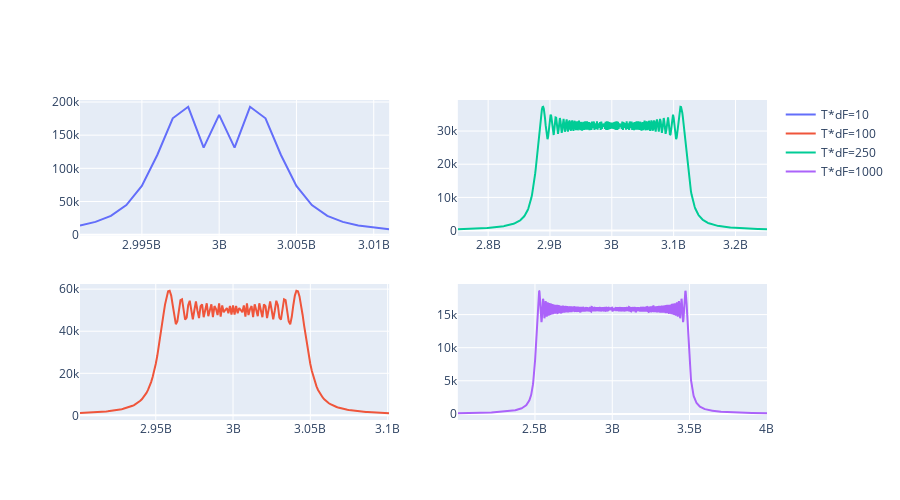

Here is the notebook cell this chart was saved with:
### Markdown cell above
## Time-Bandwidth Product Impact
Let's take several chirp impulses with different $T \cdot \Delta f$ parameters and see what is their spectrum.

### Code cell
import plot_data as pd
from plotly.subplots import make_subplots
import plotly.graph_objects as go

s1 = pd.LfmSignal(f0=3*(10**9), delta_f=10*(10**6), tu=10**(-12),
                  l_sec=1000*(10**(-9)), s_sec=0, sim_dur=1000*(10**(-9)))
s2 = pd.LfmSignal(f0=3*(10**9), delta_f=100*(10**6), tu=10**(-12),
                  l_sec=1000*(10**(-9)), s_sec=0, sim_dur=1000*(10**(-9)))
s3 = pd.LfmSignal(f0=3*(10**9), delta_f=250*(10**6), tu=10**(-12),
                  l_sec=1000*(10**(-9)), s_sec=0, sim_dur=1000*(10**(-9)))
s4 = pd.LfmSignal(f0=3*(10**9), delta_f=1000*(10**6), tu=10**(-12),
                  l_sec=1000*(10**(-9)), s_sec=0, sim_dur=1000*(10**(-9)))

data1 = pd.PlotData(s1.sig.data, s1.sig.fs)
data1.trim_freq(s1.f0 - s1.delta_f, s1.f0 + s1.delta_f)
data2 = pd.PlotData(s2.sig.data, s2.sig.fs)
data2.trim_freq(s2.f0 - s2.delta_f, s2.f0 + s2.delta_f)
data3 = pd.PlotData(s3.sig.data, s3.sig.fs)
data3.trim_freq(s3.f0 - s3.delta_f, s3.f0 + s3.delta_f)
data4 = pd.PlotData(s4.sig.data, s4.sig.fs)
data4.trim_freq(s4.f0 - s4.delta_f, s4.f0 + s4.delta_f)

fig = make_subplots(rows=2, cols=2)
fig.add_trace(go.Scatter(x=data1.freq_domain_x,
                         y=data1.freq_domain,
                         name='T*dF=10'), row=1, col=1)

fig.add_trace(go.Scatter(x=data2.freq_domain_x,
                         y=data2.freq_domain,
                         name='T*dF=100'), row=2, col=1)
fig.add_trace(go.Scatter(x=data3.freq_domain_x,
                         y=data3.freq_domain,
                         name='T*dF=250'), row=1, col=2)
fig.add_trace(go.Scatter(x=data4.freq_domain_x,
                         y=data4.freq_domain,
                         name='T*dF=1000'), row=2, col=2)

fig.update_layout(hovermode='x unified', height=500)
fig.show()

### Figure 1 — Plotly figure (JSON) as saved in the notebook; plotly's stock layout.template omitted (floating-point values rounded to 4 significant figures; data arrays with more than 128 entries replaced by an {"elided": "..."} marker saying what was removed)
{"data": [{"name": "T*dF=10", "type": "scatter", "x": [2991000000.0, 2992000000.0, 2993000000.0, 2994000000.0, 2995000000.0, 2996000000.0, 2997000000.0, 2998000000.0, 2999000000.0, 3000000000.0, 3001000000.0, 3002000000.0, 3003000000.0, 3004000000.0, 3005000000.0, 3006000000.0, 3007000000.0, 3008000000.0, 3009000000.0, 3010000000.0, 3011000000.0], "xaxis": "x", "y": [13850.0, 19230.0, 28360.0, 44620.0, 73550.0, 120100.0, 175400.0, 192700.0, 131200.0, 180600.0, 131200.0, 192700.0, 175400.0, 120100.0, 73550.0, 44620.0, 28360.0, 19230.0, 13850.0, 10480.0, 8236.0], "yaxis": "y"}, {"name": "T*dF=100", "type": "scatter", "x": {"elided": "201 float values"}, "xaxis": "x3", "y": {"elided": "201 float values"}, "yaxis": "y3"}, {"name": "T*dF=250", "type": "scatter", "x": {"elided": "501 float values"}, "xaxis": "x2", "y": {"elided": "501 float values"}, "yaxis": "y2"}, {"name": "T*dF=1000", "type": "scatter", "x": {"elided": "2001 float values"}, "xaxis": "x4", "y": {"elided": "2001 float values"}, "yaxis": "y4"}], "layout": {"height": 500, "hovermode": "x unified", "xaxis": {"anchor": "y", "domain": [0, 0.45]}, "xaxis2": {"anchor": "y2", "domain": [0.55, 1]}, "xaxis3": {"anchor": "y3", "domain": [0, 0.45]}, "xaxis4": {"anchor": "y4", "domain": [0.55, 1]}, "yaxis": {"anchor": "x", "domain": [0.575, 1]}, "yaxis2": {"anchor": "x2", "domain": [0.575, 1]}, "yaxis3": {"anchor": "x3", "domain": [0, 0.425]}, "yaxis4": {"anchor": "x4", "domain": [0, 0.425]}}}
